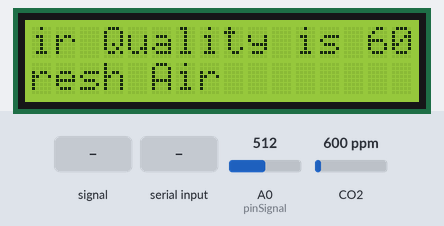
A sketch run on a simulated Arduino Uno, built with avr-gcc and run on an emulated ATmega328P. Shown: 16×2 character LCD. The inputs (shaded band) are chosen by the test bench; at power-on: CO2 600 ppm, A0 (pinSignal) = 512. The modem accepts every AT command (registered, SIM ready, sends succeed) and sends nothing else; what the sketch prints to the serial monitor is not drawn.

Above: at 7.2 s.
8.4 s: A0 (pinSignal) fed a 2 Hz sine of ±306 counts around its level
At 10.72 s:
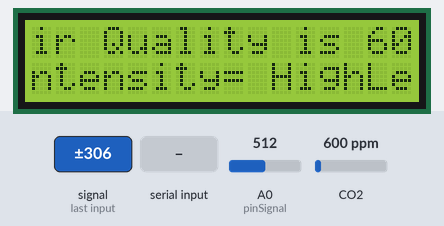
12.3 s: CO2 set to 957 ppm
At 14.4 s:
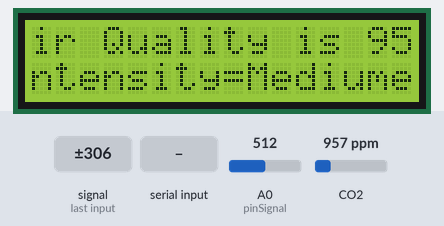
15.7 s: CO2 set to 1019 ppm
At 16.2 s:
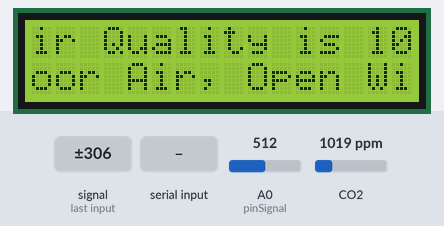
19.6 s: A0 (pinSignal) set to 0
At 20.54 s:
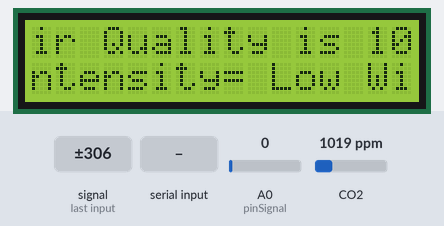
24.0 s: "90,45\n" received over the second serial link
At 24.8 s:
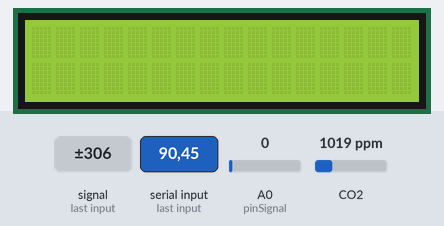
26.8 s: CO2 set to 1975 ppm
At 28.6 s:
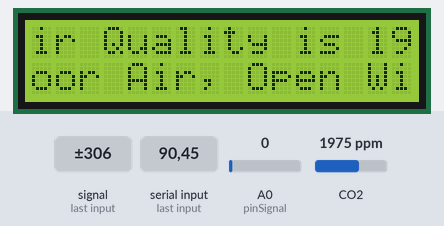
30.3 s: CO2 set to 2042 ppm
Timing chart, 0 to 33.3 s (numbered marks = the images above; inputs shaded):
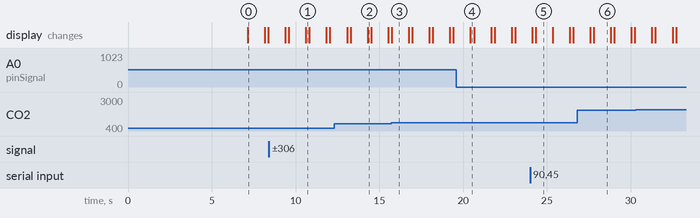

The sketch:

Air_Pollution_plus_Decible_Meter.ino
```cpp
#include "MQ135.h" //Library sensor to gas sensor

#include <SoftwareSerial.h>

#define DEBUG true


SoftwareSerial esp8266(9,10); // This makes pin 9 of Arduino as RX pin and pin 10 of Arduino as the TX pin

const int sensorPin= 0;

int num_Measure = 128 ; // Set the number of measurements
int pinSignal = A0; // pin connected to pin O module sound sensor
int redLed = 5;
long Sound_signal;    // Store the value read Sound Sensor
long sum = 0 ; // Store the total value of n measurements
long level = 0 ; // Store the average value
int soundlow = 40;
int soundmedium = 500;
int air_quality;

#include <LiquidCrystal.h>

LiquidCrystal lcd(12,11, 5, 4, 3, 2, 7, 8, 10, 13);

//#include <LiquidCrystal.h>
//LiquidCrystal lcd(7,8,10,11,12,13);

void setup() {

pinMode(8, OUTPUT);

lcd.begin(16,2);

lcd.setCursor (0,0);

lcd.print ("circuitdigest ");

lcd.setCursor (0,1);

lcd.print ("Sensor Warming ");

delay(1000);

Serial.begin(115200);

esp8266.begin(115200); // your esp's baud rate might be different

  sendData("AT+RST\r\n",2000,DEBUG); // reset module

  sendData("AT+CWMODE=2\r\n",1000,DEBUG); // configure as access point

  sendData("AT+CIFSR\r\n",1000,DEBUG); // get ip address

  sendData("AT+CIPMUair_quality=1\r\n",1000,DEBUG); // configure for multiple connections

  sendData("AT+CIPSERVER=1,80\r\n",1000,DEBUG); // turn on server on port 80

pinMode(sensorPin, INPUT);        //Gas sensor will be an input to the arduino

pinMode (pinSignal, INPUT); // Set the signal pin as input
  Serial.begin (9600);
  lcd.begin(16,2);

lcd.clear();


}


void loop() {


MQ135 gasSensor = MQ135(A0);

float air_quality = gasSensor.getPPM();


if(esp8266.available()) // check if the esp is sending a message

  {

    if(esp8266.find("+IPD,"))

    {

     delay(1000);

     int connectionId = esp8266.read()-48; /* We are subtracting 48 from the output because the read() function returns the ASCII decimal value and the first decimal number which is 0 starts at 48*/

     String webpage = "<h1>IOT Air Pollution Monitoring System</h1>";

       webpage += "<p><h2>";

       webpage+= " Air Quality is ";

       webpage+= air_quality;

       webpage+=" PPM";

       webpage += "<p>";

     if (air_quality<=1000)

{

  webpage+= "Fresh Air";

}

else if(air_quality<=2000 && air_quality>=1000)

{

  webpage+= "Poor Air";

}


else if (air_quality>=2000 )

{

webpage+= "Danger! Move to Fresh Air";

}


webpage += "</h2></p></body>";

     String cipSend = "AT+CIPSEND=";

     cipSend += connectionId;

     cipSend += ",";

     cipSend +=webpage.length();

     cipSend +="\r\n";


     sendData(cipSend,1000,DEBUG);

     sendData(webpage,1000,DEBUG);


     cipSend = "AT+CIPSEND=";

     cipSend += connectionId;

     cipSend += ",";

     cipSend +=webpage.length();

     cipSend +="\r\n";


     String closeCommand = "AT+CIPCLOSE=";

     closeCommand+=connectionId; // append connection id

     closeCommand+="\r\n";


     sendData(closeCommand,3000,DEBUG);

    }

  }


lcd.setCursor (0, 0);

lcd.print ("Air Quality is ");

lcd.print (air_quality);

lcd.print (" PPM ");

lcd.setCursor (0,1);

if (air_quality<=1000)

{

lcd.print("Fresh Air");

digitalWrite(8, LOW);

}

else if( air_quality>=1000 && air_quality<=2000 )

{

lcd.print("Poor Air, Open Windows");

digitalWrite(8, HIGH );

}

else if (air_quality>=2000 )

{

lcd.print("Danger! Move to Fresh Air");

digitalWrite(8, HIGH);   // turn the LED on

}

lcd.scrollDisplayLeft();

delay(1000);
// Performs 128 signal readings
  for ( int i = 0 ; i <num_Measure; i ++)
  {
   Sound_signal = analogRead (pinSignal);
    sum =sum + Sound_signal;
  }

  level = sum / num_Measure; // Calculate the average value
  Serial.print("Sound Level: ");
  lcd.print("Sound Level= ");
  Serial.println (level-33);
  lcd.print(level-33);
  if(level-33<soundlow)
  {
    lcd.setCursor(0,2);
    lcd.print("Intensity= Low");
     digitalWrite(redLed,LOW);
  }
  if(level-33>soundlow && level-33<soundmedium)
  {
    lcd.setCursor(0,2);
    lcd.print("Intensity=Medium");
     digitalWrite(redLed,LOW);
  }
  if(level-33>soundmedium)
  {
    lcd.setCursor(0,2);
    lcd.print("Intensity= High");
    digitalWrite(redLed,HIGH);
  }
  sum = 0 ; // Reset the sum of the measurement values
  delay(200);
  lcd.clear();

}

String sendData(String command, const int timeout, boolean debug)

{

    String response = "";

    esp8266.print(command); // send the read character to the esp8266

    long int time = millis();

    while( (time+timeout) > millis())

    {

      while(esp8266.available())

      {

        // The esp has data so display its output to the serial window

        char c = esp8266.read(); // read the next character.

        response+=c;

      }

    }

    if(debug)

    {

      Serial.print(response);

    }

    return response;

}
```

Measured:
- the behaviour switches between 1000 and 1001 ppm on CO2 (found by bisection; images 2 and 3)
- after the input at 8.4 s, the display: first differs from a run without the input after 2.2 s (image 1)
- after the input at 15.7 s, the display: changes at once (image 3)
- after the input at 19.6 s, the display: changes after 0.84 s (image 4)
- after the input at 24.0 s, the display: first differs from a run without the input after 0.32 s (image 5)
- after the input at 26.8 s, the display: first differs from a run without the input after 0.99 s (image 6)
- what the display in image 0 shows lasts 1.1 s, from 7.1 s to 8.2 s
